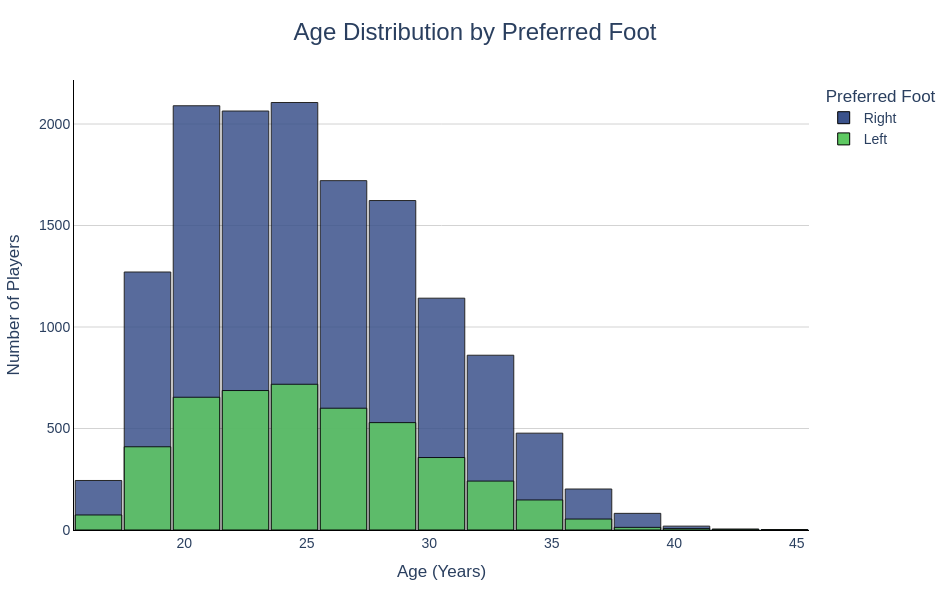

Notebook source saved alongside this figure:
### Code cell
# 8. Age Spread Patterns by Dominant Foot -if u want to show names as well u can use scatter plot 
fig=px.histogram(df,
                 x="age", 
                 color="preferred_foot", 
                 barmode="overlay",
                 nbins=25,
                 opacity=0.85,
                 title='Age Distribution by Preferred Foot',
                 template='plotly_white',
                 color_discrete_sequence=["#3B528B", "#5EC962"],
                 hover_data=[
                     'short_name',
                     'club_name',
                     'overall'  
                 ],
)
fig.update_traces(
    hovertemplate=
    '<b>Age:</b>%{x}<br>'+
    '<b>Players:</b>%{y}<br>'+
    '<b>Preferred Foot:</b>%{%{fullData.name}<extra></extra>',

marker=dict(
        line=dict(
            color="black",
            width=1
        )
    )
)
fig.update_layout(
    title=dict(
        text='Age Distribution by Preferred Foot',
        font=dict(size=24),
        x=0.5
    ),
    xaxis_title='Age (Years)',
    yaxis_title='Number of Players',
    legend_title='Preferred Foot',
    height=600,
    width=950,
    font=dict(
        family='Arial',
        size=14
    ),
     margin=dict(
        l=70,
        r=40,
        t=80,
        b=70
    ),
    bargap=0.05
)

fig.update_xaxes(
    showgrid=False,
    showline=True,
    linecolor="black"
)

fig.update_yaxes(
    showgrid=True,
    gridcolor="lightgray",
    showline=True,
    linecolor="black"
)
fig.show()

### Figure 1 — Plotly figure (JSON) as saved in the notebook; plotly's stock layout.template omitted (floating-point values rounded to 4 significant figures; data arrays with more than 128 entries replaced by an {"elided": "..."} marker saying what was removed)
{"data": [{"bingroup": "x", "hovertemplate": "<b>Age:</b>%{x}<br><b>Players:</b>%{y}<br><b>Preferred Foot:</b>%{%{fullData.name}<extra></extra>", "legendgroup": "Right", "marker": {"color": "#3B528B", "line": {"color": "black", "width": 1}, "opacity": 0.85, "pattern": {"shape": ""}}, "name": "Right", "nbinsx": 25, "orientation": "v", "showlegend": true, "type": "histogram", "x": {"elided": "13908 int values"}, "xaxis": "x", "yaxis": "y"}, {"bingroup": "x", "hovertemplate": "<b>Age:</b>%{x}<br><b>Players:</b>%{y}<br><b>Preferred Foot:</b>%{%{fullData.name}<extra></extra>", "legendgroup": "Left", "marker": {"color": "#5EC962", "line": {"color": "black", "width": 1}, "opacity": 0.85, "pattern": {"shape": ""}}, "name": "Left", "nbinsx": 25, "orientation": "v", "showlegend": true, "type": "histogram", "x": {"elided": "4497 int values"}, "xaxis": "x", "yaxis": "y"}], "layout": {"bargap": 0.05, "barmode": "overlay", "font": {"family": "Arial", "size": 14}, "height": 600, "legend": {"title": {"text": "Preferred Foot"}, "tracegroupgap": 0}, "margin": {"b": 70, "l": 70, "r": 40, "t": 80}, "title": {"font": {"size": 24}, "text": "Age Distribution by Preferred Foot", "x": 0.5}, "width": 950, "xaxis": {"anchor": "y", "domain": [0, 1], "linecolor": "black", "showgrid": false, "showline": true, "title": {"text": "Age (Years)"}}, "yaxis": {"anchor": "x", "domain": [0, 1], "gridcolor": "lightgray", "linecolor": "black", "showgrid": true, "showline": true, "title": {"text": "Number of Players"}}}}
